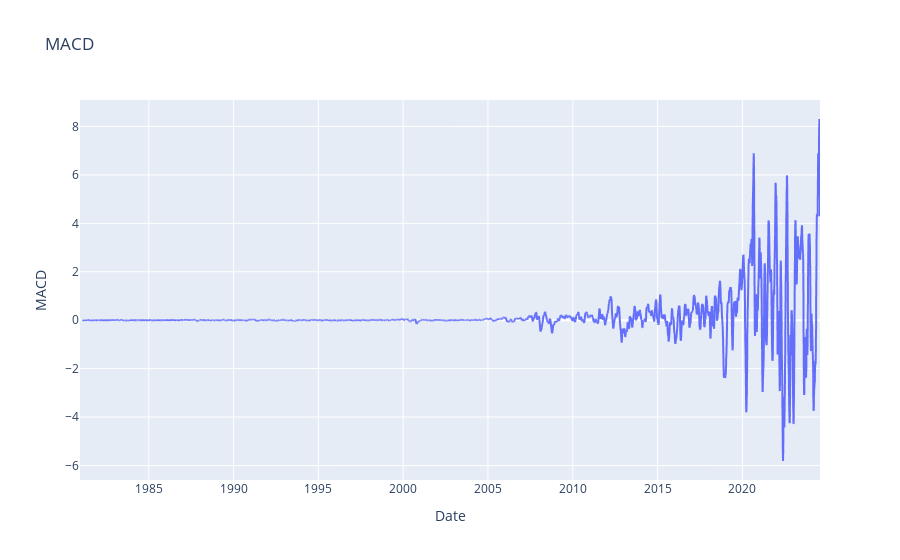

Notebook code for this chart:
### Code cell
showTechnicalIndicator(stock_data_aapl,'MACD')

### Figure 1 — Plotly figure (JSON) as saved in the notebook; plotly's stock layout.template omitted (floating-point values rounded to 4 significant figures; data arrays with more than 128 entries replaced by an {"elided": "..."} marker saying what was removed)
{"data": [{"hovertemplate": "Date=%{x}<br>MACD=%{y}<extra></extra>", "legendgroup": "", "line": {"color": "#636efa", "dash": "solid"}, "marker": {"symbol": "circle"}, "mode": "lines", "name": "", "showlegend": false, "type": "scattergl", "x": {"elided": "10998 str values"}, "xaxis": "x", "y": {"elided": "10998 float values"}, "yaxis": "y"}], "layout": {"legend": {"tracegroupgap": 0}, "title": {"text": "MACD"}, "xaxis": {"anchor": "y", "domain": [0, 1], "title": {"text": "Date"}}, "yaxis": {"anchor": "x", "domain": [0, 1], "title": {"text": "MACD"}}}}
